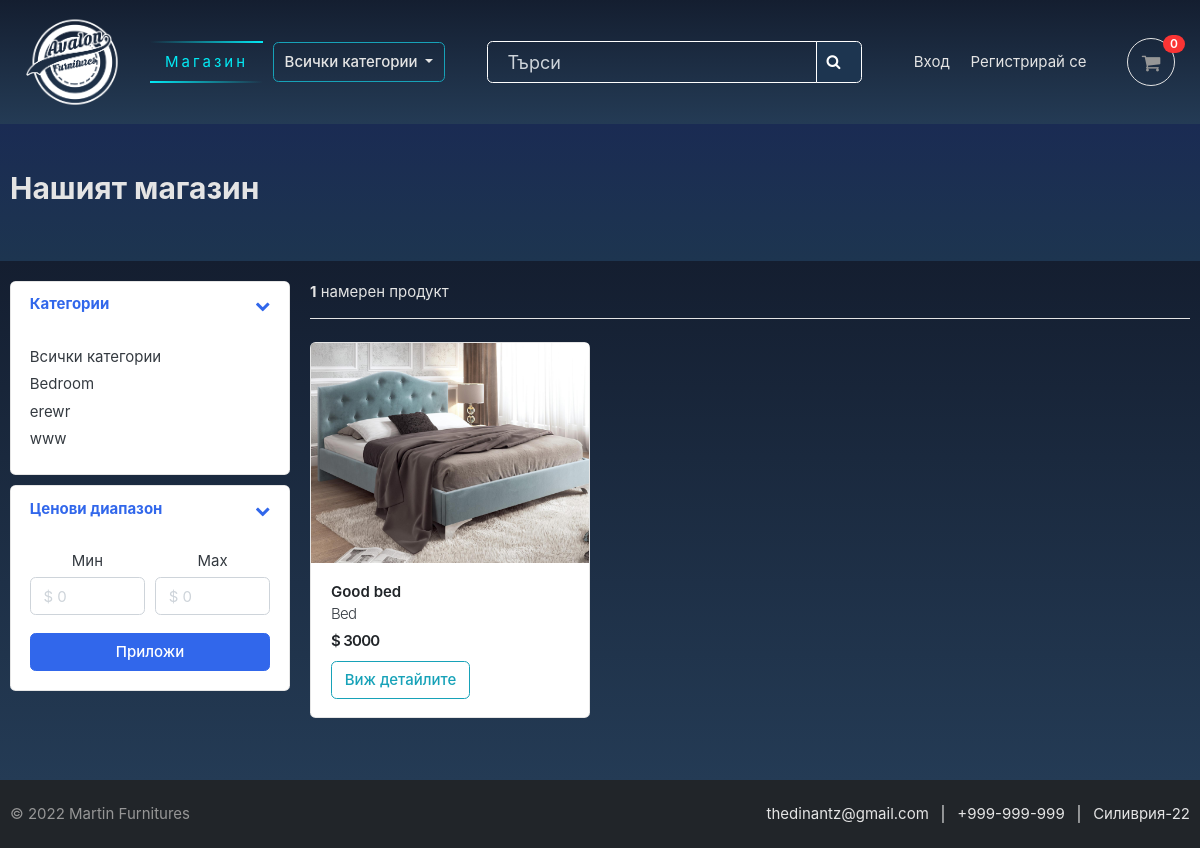
The app's page /store/, older data.
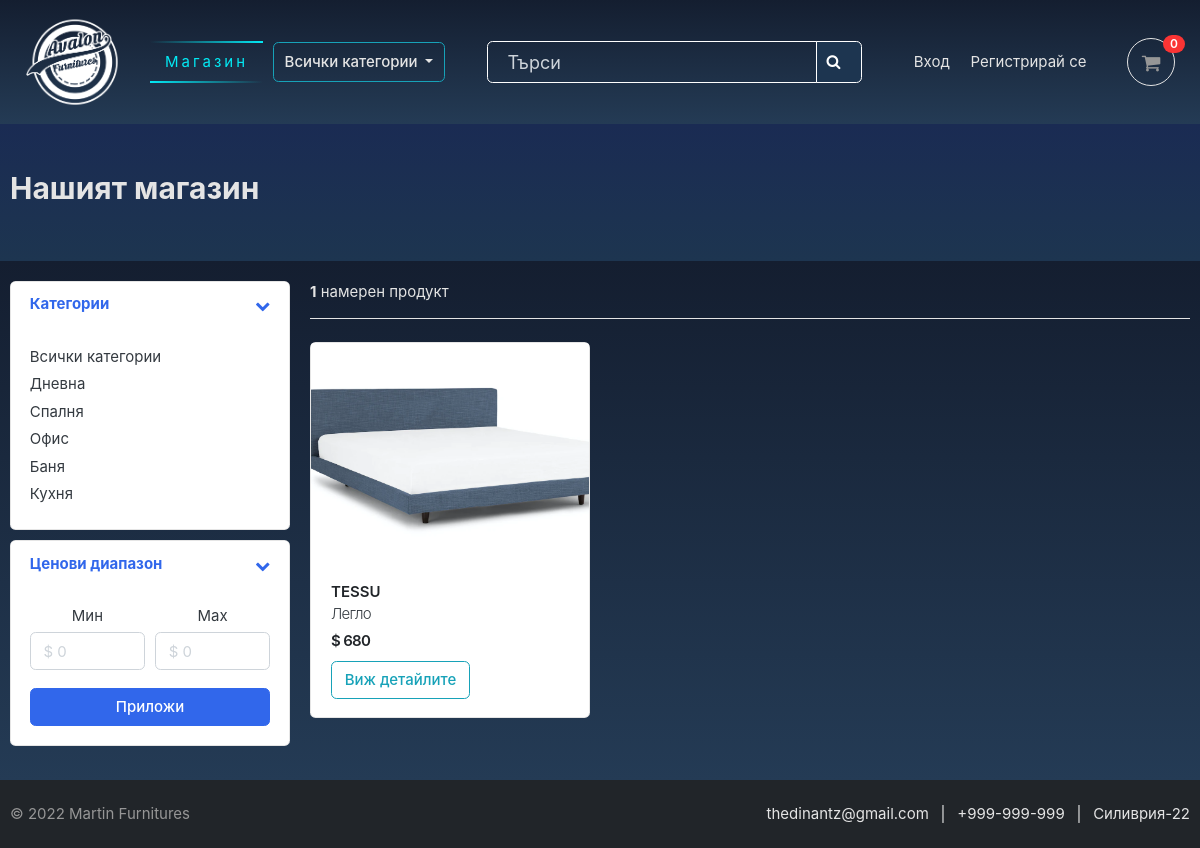
The same page, newer data.
### category/models.py (models this page shows, shortened)
class Category(models.Model):
    category_name = models.CharField(max_length=50, unique=True)
    slug = models.SlugField(max_length=100, unique=True)
    description = models.TextField(max_length=255, blank=True)
    category_image = models.ImageField(
        upload_to='photos/categories', blank=True)
    class Meta:
        verbose_name = 'category'
        verbose_name_plural = 'categories'
    def get_url(self):
        return reverse('products_by_category', args=[self.slug])

### store/models.py (models this page shows, shortened)
class Product(models.Model):
    product_name = models.CharField(max_length=50, unique=True)
    slug = models.SlugField(max_length=50, unique=True)
    description = models.TextField(max_length=600, blank=True)
    dimensions = models.TextField(max_length=200, blank=True)
    type = models.CharField(max_length=50, null=False, blank=False)
    price = models.IntegerField()
    images = models.ImageField(upload_to='photos/products')
    stock = models.IntegerField()
    is_available = models.BooleanField(default=True)
    category = models.ForeignKey(Category, on_delete=models.CASCADE)
    created_date = models.DateTimeField(auto_now_add=True)
    modified_date = models.DateTimeField(auto_now=True)
    def get_url(self):
        return reverse('product_detail', args=[self.category.slug, self.slug])

### store/views.py (the view)
# urls.py: path('store/', include('store.urls')),
def store(request, category_slug=None):
    categories = None
    products = None
    if category_slug != None:
        categories = get_object_or_404(Category, slug=category_slug)
        products = Product.objects.filter(category=categories, is_available=True)
        paginator = Paginator(products, 3)
        page = request.GET.get('page')
        paged_products = paginator.get_page(page)
        product_count = products.count()
    else:
        products = Product.objects.all().filter(is_available=True).order_by('id')
        paginator = Paginator(products, 3)
        page = request.GET.get('page')
        paged_products = paginator.get_page(page)
        product_count = products.count()
    context ={
        'products': paged_products,
        'product_count': product_count,
    }
    return render(request, 'store/store.html', context)

### carts/context_processors.py (called while the page is built)
def counter(request):
    cart_count = 0
    if 'admin' in request.path:
        return {}
    else:
        try:
            cart = Cart.objects.filter(cart_id=_cart_id(request))
            if request.user.is_authenticated:
                cart_items = CartItem.objects.all().filter(user=request.user)
            else:
                cart_items = CartItem.objects.all().filter(cart=cart[:1])
            for cart_item in cart_items:
                cart_count += cart_item.quantity
        except Cart.DoesNotExist:
            cart_count = 0
    return dict(cart_count=cart_count)

### carts/views.py (called while the page is built)
def _cart_id(request):
    cart = request.session.session_key
    if not cart:
        cart = request.session.create()
    return cart

### category/context_processors.py (called while the page is built)
def menu_links(request):
    links = Category.objects.all()
    return dict(links=links)

### templates/store/store.html (shortened to what the changed rows need)
{% extends 'base.html' %}
{% load static %}
{% block content %}
<section class="section-pagetop coloringsame">
    <div class="container">
        {% if 'search' in request.path %}
        <h2 class="title-page text-light">Резултат от търсенето</h2>
        {% else %}
        <h2 class="title-page text-light">Нашият магазин</h2>
        {% endif %}
    </div>
</section>
<section class="section-name padding-y-sm coloringlinear">
    <div class="container">
    <div class="row">
        <aside class="col-md-3">
    <div style="margin-bottom: 10px;" class="card">
        <article class="filter-group">
            <div class="filter-content collapse show" id="collapse_1">
                <div class="card-body">
                    <ul class="list-menu">
                        {% for category in links %}
                    <li><a href="{{ category.get_url }}">{{ category.category_name }}  </a></li>
                        {% endfor %}
                    </ul>
                </div>
            </div>
        </article>
    </div>
        </aside>
        <main class="col-md-9">
    <div class="row">
        {% if products %}
        {% for product in products %}
        <div class="col-md-4">
            <figure class="card card-product-grid">
                <div class="img-wrap">
                    <a href="{{ product.get_url }}"><img src="{{ product.images.url }}"></a>
                </div>
                <figcaption class="info-wrap">
                    <div class="fix-height">
                        <a href="{{ product.get_url }}" class="title font-weight-bold">{{ product.product_name }}</a>
                        <div class="price-wrap">
                            <div
                                class="font-weight-light">{{ product.type }}
                            </div>
                            <div
                                class="price mt-1">$ {{ product.price }}
                            </div>
                        </div>
                    </div>
                    {% if product.stock <= 0 %}
                    <a href="{{ product.get_url }}" class="btn btn-block btn-danger">Изчерпано количество</a>
                        {% else %}
                        <a href="{{ product.get_url }}" class="btn btn-outline-info">Виж детайлите</a>
                    {% endif %}
                </figcaption>
            </figure>
        </div>
        {% endfor %}
        {% endif %}
    </div>
        </main>
    </div>
</div>
</section>
{% endblock content %}

Row changes from the older to the newer data that the page shows:
removed Category: category_name "Bedroom"
removed Category: category_name "erewr"
removed Category: category_name "www"
removed Product: images (picture), product_name "Good bed", type "Bed", price "3000"
added Category: category_name "Дневна"
added Category: category_name "Спалня"
added Category: category_name "Офис"
added Category: category_name "Баня"
added Category: category_name "Кухня"
added Product: images (picture), product_name "TESSU", type "Легло", price "680"
